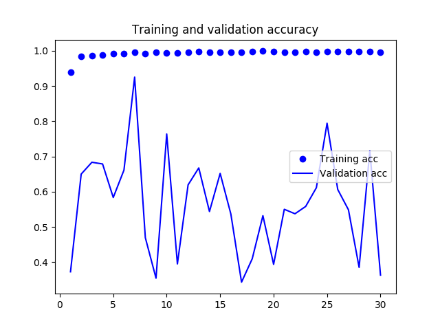

This chart was generated by the following Python code:
from keras import layers
from keras import models
from keras import optimizers
from keras.preprocessing.image import ImageDataGenerator
import matplotlib.pyplot as plt
import os


base_dir = '/home/bater/PycharmProjects/нейро/keras-tutorial/prep/save'
train_dir = os.path.join(base_dir, 'train')
validation_dir = os.path.join(base_dir, 'validation')
test_dir = os.path.join(base_dir, 'test')


model = models.Sequential()
model.add(layers.Conv2D(32, (3, 3), activation='relu',
input_shape=(150, 150, 3)))
model.add(layers.MaxPooling2D((2, 2)))
model.add(layers.Conv2D(64, (3, 3), activation='relu'))
model.add(layers.MaxPooling2D((2, 2)))
model.add(layers.Conv2D(128, (3, 3), activation='relu'))
model.add(layers.MaxPooling2D((2, 2)))
model.add(layers.Conv2D(128, (3, 3), activation='relu'))
model.add(layers.MaxPooling2D((2, 2)))
model.add(layers.Flatten())
model.add(layers.Dropout(0.5))
model.add(layers.Dense(512, activation='relu'))
model.add(layers.Dense(1, activation='sigmoid'))
model.compile(loss='binary_crossentropy',
optimizer=optimizers.RMSprop(lr=1e-4),
metrics=['acc'])

train_datagen = ImageDataGenerator(
        rescale=1./255,
        rotation_range=40,
        width_shift_range=0.2,
        height_shift_range=0.2,
        shear_range=0.2,
        zoom_range=0.2,
        horizontal_flip=True,)

test_datagen = ImageDataGenerator(rescale=1./255)
train_generator = train_datagen.flow_from_directory(
        train_dir,
        target_size=(150, 150),
        batch_size=32,
        class_mode='binary')

validation_generator = test_datagen.flow_from_directory(
        validation_dir,
        target_size=(150, 150),
        batch_size=32,
        class_mode='binary')

history = model.fit_generator(
        train_generator,
        steps_per_epoch=100,
        epochs=30,
        validation_data=validation_generator,
        validation_steps=50)

model.compile(loss='binary_crossentropy',
optimizer=optimizers.RMSprop(lr=1e-4),
metrics=['acc'])

model.save('car_and_wall_and_person_and_box.h5')

acc = history.history['acc']
val_acc = history.history['val_acc']
loss = history.history['loss']
val_loss = history.history['val_loss']
epochs = range(1, len(acc) + 1)
plt.plot(epochs, acc, 'bo', label='Training acc')
plt.plot(epochs, val_acc, 'b', label='Validation acc')
plt.title('Training and validation accuracy')
plt.legend()
plt.figure()
plt.plot(epochs, loss, 'bo', label='Training loss')
plt.plot(epochs, val_loss, 'b', label='Validation loss')
plt.title('Training and validation loss')
plt.legend()
plt.show()
